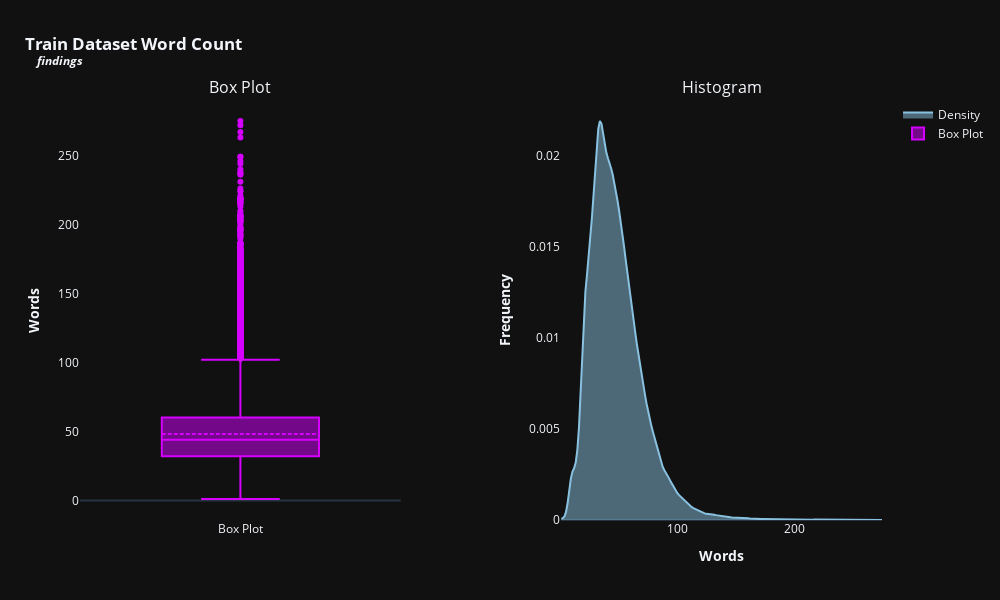
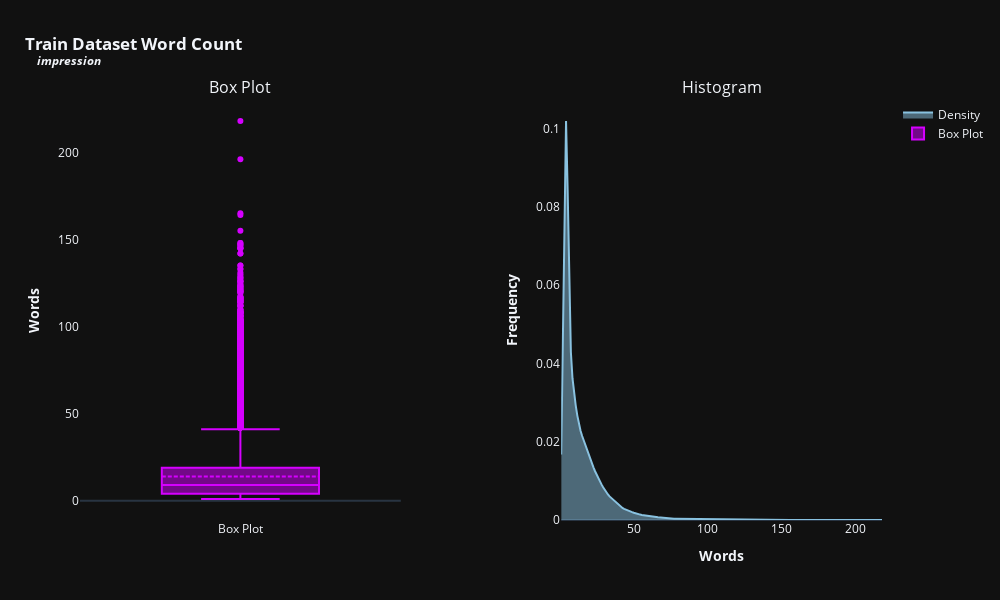

The cell these charts' notebook holds for them, in order:
### Markdown cell above
<p style="font-family: Calibri, serif; text-align: left;
          font-size: 24px; letter-spacing: .85px;color: #02011a">We can now analyze the length of both findingss and summaries by counting the words in them. This might give us a clue about how these texts are structured.</p>

### Code cell
df_text_lenght = pd.DataFrame() # Creating an empty dataframe
for feat in categorical_features: # Iterating through features --> findings & Summary
    df_text_lenght[feat] = train[feat].apply(lambda x: len(str(x).split())) #  Counting words for each feature

# Plotting histogram-boxplot
histogram_boxplot(df_text_lenght,'#89c2e0', '#d500ff', 600, 1000, True, 'Train Dataset')

### Figure 1 — Plotly figure (JSON) as saved in the notebook; plotly's stock layout.template omitted (floating-point values rounded to 4 significant figures; data arrays with more than 128 entries replaced by an {"elided": "..."} marker saying what was removed)
{"data": [{"fill": "tozeroy", "line": {"color": "#89c2e0"}, "mode": "lines", "name": "Density", "x": {"elided": "200 float values"}, "y": {"elided": "200 float values"}, "type": "scatter", "xaxis": "x2", "yaxis": "y2"}, {"boxmean": true, "line": {"color": "#d500ff"}, "name": "Box Plot", "y": {"elided": "96947 int values"}, "type": "box", "xaxis": "x", "yaxis": "y"}], "layout": {"xaxis": {"anchor": "y", "domain": [0, 0.4], "title": {"text": ""}, "showgrid": false}, "yaxis": {"anchor": "x", "domain": [0, 1], "title": {"text": "<b>Words</b>"}, "showgrid": false}, "xaxis2": {"anchor": "y2", "domain": [0.6, 1], "title": {"text": "<b>Words</b>"}, "showgrid": false}, "yaxis2": {"anchor": "x2", "domain": [0, 1], "title": {"text": "<b>Frequency</b>"}, "showgrid": false}, "annotations": [{"font": {"size": 16}, "showarrow": false, "text": "Box Plot", "x": 0.2, "xanchor": "center", "xref": "paper", "y": 1, "yanchor": "bottom", "yref": "paper"}, {"font": {"size": 16}, "showarrow": false, "text": "Histogram", "x": 0.8, "xanchor": "center", "xref": "paper", "y": 1, "yanchor": "bottom", "yref": "paper"}], "title": {"text": "<b>Train Dataset Word Count<br><sup><i>&nbsp;&nbsp;&nbsp;&nbsp;findings</i></sup></b>", "x": 0.025, "xanchor": "left"}, "margin": {"t": 100}, "showlegend": true, "height": 600, "width": 1000}}

### Figure 2 — Plotly figure (JSON) as saved in the notebook; plotly's stock layout.template omitted (floating-point values rounded to 4 significant figures; data arrays with more than 128 entries replaced by an {"elided": "..."} marker saying what was removed)
{"data": [{"fill": "tozeroy", "line": {"color": "#89c2e0"}, "mode": "lines", "name": "Density", "x": {"elided": "200 float values"}, "y": {"elided": "200 float values"}, "type": "scatter", "xaxis": "x2", "yaxis": "y2"}, {"boxmean": true, "line": {"color": "#d500ff"}, "name": "Box Plot", "y": {"elided": "96947 int values"}, "type": "box", "xaxis": "x", "yaxis": "y"}], "layout": {"xaxis": {"anchor": "y", "domain": [0, 0.4], "title": {"text": ""}, "showgrid": false}, "yaxis": {"anchor": "x", "domain": [0, 1], "title": {"text": "<b>Words</b>"}, "showgrid": false}, "xaxis2": {"anchor": "y2", "domain": [0.6, 1], "title": {"text": "<b>Words</b>"}, "showgrid": false}, "yaxis2": {"anchor": "x2", "domain": [0, 1], "title": {"text": "<b>Frequency</b>"}, "showgrid": false}, "annotations": [{"font": {"size": 16}, "showarrow": false, "text": "Box Plot", "x": 0.2, "xanchor": "center", "xref": "paper", "y": 1, "yanchor": "bottom", "yref": "paper"}, {"font": {"size": 16}, "showarrow": false, "text": "Histogram", "x": 0.8, "xanchor": "center", "xref": "paper", "y": 1, "yanchor": "bottom", "yref": "paper"}], "title": {"text": "<b>Train Dataset Word Count<br><sup><i>&nbsp;&nbsp;&nbsp;&nbsp;impression</i></sup></b>", "x": 0.025, "xanchor": "left"}, "margin": {"t": 100}, "showlegend": true, "height": 600, "width": 1000}}
